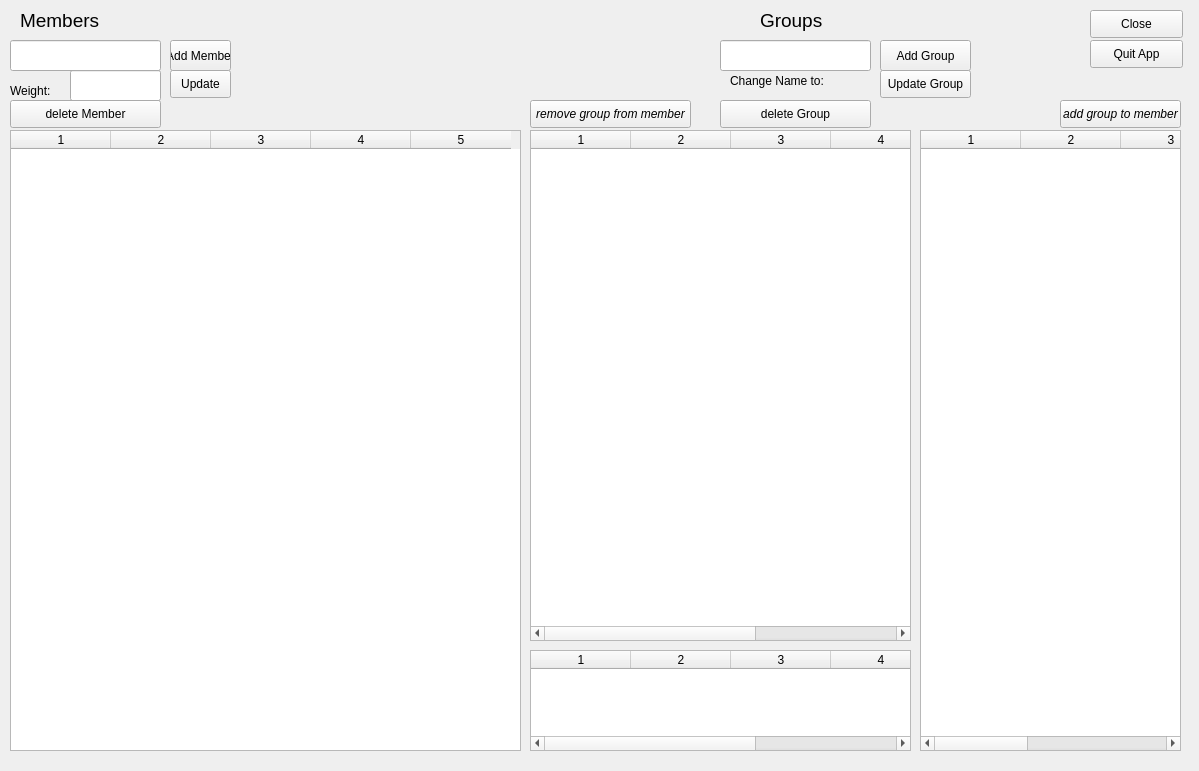
<?xml version="1.0" encoding="UTF-8"?>
<ui version="4.0">
 <class>Form</class>
 <widget class="QWidget" name="Form">
  <property name="geometry">
   <rect>
    <x>0</x>
    <y>0</y>
    <width>1199</width>
    <height>771</height>
   </rect>
  </property>
  <property name="windowTitle">
   <string>Form</string>
  </property>
  <widget class="QPushButton" name="member_insert_button">
   <property name="geometry">
    <rect>
     <x>170</x>
     <y>40</y>
     <width>61</width>
     <height>31</height>
    </rect>
   </property>
   <property name="text">
    <string>Add Member</string>
   </property>
  </widget>
  <widget class="QPushButton" name="member_update_button">
   <property name="geometry">
    <rect>
     <x>170</x>
     <y>70</y>
     <width>61</width>
     <height>28</height>
    </rect>
   </property>
   <property name="text">
    <string>Update</string>
   </property>
  </widget>
  <widget class="QLabel" name="label_3">
   <property name="geometry">
    <rect>
     <x>10</x>
     <y>80</y>
     <width>61</width>
     <height>21</height>
    </rect>
   </property>
   <property name="text">
    <string>Weight:</string>
   </property>
   <property name="wordWrap">
    <bool>true</bool>
   </property>
  </widget>
  <widget class="QPushButton" name="member_delete_button">
   <property name="geometry">
    <rect>
     <x>10</x>
     <y>100</y>
     <width>151</width>
     <height>28</height>
    </rect>
   </property>
   <property name="text">
    <string>delete Member</string>
   </property>
  </widget>
  <widget class="QTableWidget" name="member_table">
   <property name="geometry">
    <rect>
     <x>10</x>
     <y>130</y>
     <width>511</width>
     <height>621</height>
    </rect>
   </property>
   <column>
    <property name="text">
     <string>1</string>
    </property>
   </column>
   <column>
    <property name="text">
     <string>2</string>
    </property>
   </column>
   <column>
    <property name="text">
     <string>3</string>
    </property>
   </column>
   <column>
    <property name="text">
     <string>4</string>
    </property>
   </column>
   <column>
    <property name="text">
     <string>5</string>
    </property>
   </column>
  </widget>
  <widget class="QPushButton" name="close_button">
   <property name="geometry">
    <rect>
     <x>1090</x>
     <y>10</y>
     <width>93</width>
     <height>28</height>
    </rect>
   </property>
   <property name="text">
    <string>Close</string>
   </property>
  </widget>
  <widget class="QPushButton" name="quit_button">
   <property name="geometry">
    <rect>
     <x>1090</x>
     <y>40</y>
     <width>93</width>
     <height>28</height>
    </rect>
   </property>
   <property name="text">
    <string>Quit App</string>
   </property>
  </widget>
  <widget class="QLineEdit" name="member_name">
   <property name="geometry">
    <rect>
     <x>10</x>
     <y>40</y>
     <width>151</width>
     <height>31</height>
    </rect>
   </property>
  </widget>
  <widget class="QTableWidget" name="groups_in_table">
   <property name="geometry">
    <rect>
     <x>530</x>
     <y>130</y>
     <width>381</width>
     <height>511</height>
    </rect>
   </property>
   <column>
    <property name="text">
     <string>1</string>
    </property>
   </column>
   <column>
    <property name="text">
     <string>2</string>
    </property>
   </column>
   <column>
    <property name="text">
     <string>3</string>
    </property>
   </column>
   <column>
    <property name="text">
     <string>4</string>
    </property>
   </column>
   <column>
    <property name="text">
     <string>5</string>
    </property>
   </column>
  </widget>
  <widget class="QTableWidget" name="groups_out_table">
   <property name="geometry">
    <rect>
     <x>920</x>
     <y>130</y>
     <width>261</width>
     <height>621</height>
    </rect>
   </property>
   <column>
    <property name="text">
     <string>1</string>
    </property>
   </column>
   <column>
    <property name="text">
     <string>2</string>
    </property>
   </column>
   <column>
    <property name="text">
     <string>3</string>
    </property>
   </column>
   <column>
    <property name="text">
     <string>4</string>
    </property>
   </column>
   <column>
    <property name="text">
     <string>5</string>
    </property>
   </column>
  </widget>
  <widget class="QLabel" name="label_4">
   <property name="geometry">
    <rect>
     <x>20</x>
     <y>10</y>
     <width>161</width>
     <height>21</height>
    </rect>
   </property>
   <property name="font">
    <font>
     <pointsize>14</pointsize>
    </font>
   </property>
   <property name="text">
    <string>Members</string>
   </property>
   <property name="wordWrap">
    <bool>true</bool>
   </property>
  </widget>
  <widget class="QLabel" name="label_5">
   <property name="geometry">
    <rect>
     <x>760</x>
     <y>10</y>
     <width>161</width>
     <height>21</height>
    </rect>
   </property>
   <property name="font">
    <font>
     <pointsize>14</pointsize>
    </font>
   </property>
   <property name="text">
    <string>Groups</string>
   </property>
   <property name="wordWrap">
    <bool>true</bool>
   </property>
  </widget>
  <widget class="QPushButton" name="group_update_button">
   <property name="geometry">
    <rect>
     <x>880</x>
     <y>70</y>
     <width>91</width>
     <height>28</height>
    </rect>
   </property>
   <property name="text">
    <string>Update Group</string>
   </property>
  </widget>
  <widget class="QPushButton" name="group_delete_button">
   <property name="geometry">
    <rect>
     <x>720</x>
     <y>100</y>
     <width>151</width>
     <height>28</height>
    </rect>
   </property>
   <property name="text">
    <string>delete Group</string>
   </property>
  </widget>
  <widget class="QLabel" name="label_6">
   <property name="geometry">
    <rect>
     <x>730</x>
     <y>70</y>
     <width>161</width>
     <height>21</height>
    </rect>
   </property>
   <property name="text">
    <string>Change Name to:</string>
   </property>
   <property name="wordWrap">
    <bool>true</bool>
   </property>
  </widget>
  <widget class="QPushButton" name="group_insert_button">
   <property name="geometry">
    <rect>
     <x>880</x>
     <y>40</y>
     <width>91</width>
     <height>31</height>
    </rect>
   </property>
   <property name="text">
    <string>Add Group</string>
   </property>
  </widget>
  <widget class="QLineEdit" name="group_name">
   <property name="geometry">
    <rect>
     <x>720</x>
     <y>40</y>
     <width>151</width>
     <height>31</height>
    </rect>
   </property>
  </widget>
  <widget class="QPushButton" name="member_group_set_button">
   <property name="geometry">
    <rect>
     <x>1060</x>
     <y>100</y>
     <width>121</width>
     <height>28</height>
    </rect>
   </property>
   <property name="font">
    <font>
     <weight>50</weight>
     <italic>true</italic>
     <bold>false</bold>
    </font>
   </property>
   <property name="text">
    <string>add group to member</string>
   </property>
  </widget>
  <widget class="QPushButton" name="member_group_del_button">
   <property name="geometry">
    <rect>
     <x>530</x>
     <y>100</y>
     <width>161</width>
     <height>28</height>
    </rect>
   </property>
   <property name="font">
    <font>
     <weight>50</weight>
     <italic>true</italic>
     <bold>false</bold>
    </font>
   </property>
   <property name="text">
    <string>remove group from member</string>
   </property>
  </widget>
  <widget class="QTableWidget" name="groups_stan_table">
   <property name="geometry">
    <rect>
     <x>530</x>
     <y>650</y>
     <width>381</width>
     <height>101</height>
    </rect>
   </property>
   <column>
    <property name="text">
     <string>1</string>
    </property>
   </column>
   <column>
    <property name="text">
     <string>2</string>
    </property>
   </column>
   <column>
    <property name="text">
     <string>3</string>
    </property>
   </column>
   <column>
    <property name="text">
     <string>4</string>
    </property>
   </column>
   <column>
    <property name="text">
     <string>5</string>
    </property>
   </column>
  </widget>
  <widget class="QLineEdit" name="member_weight">
   <property name="geometry">
    <rect>
     <x>70</x>
     <y>70</y>
     <width>91</width>
     <height>31</height>
    </rect>
   </property>
  </widget>
 </widget>
 <resources/>
 <connections/>
</ui>
